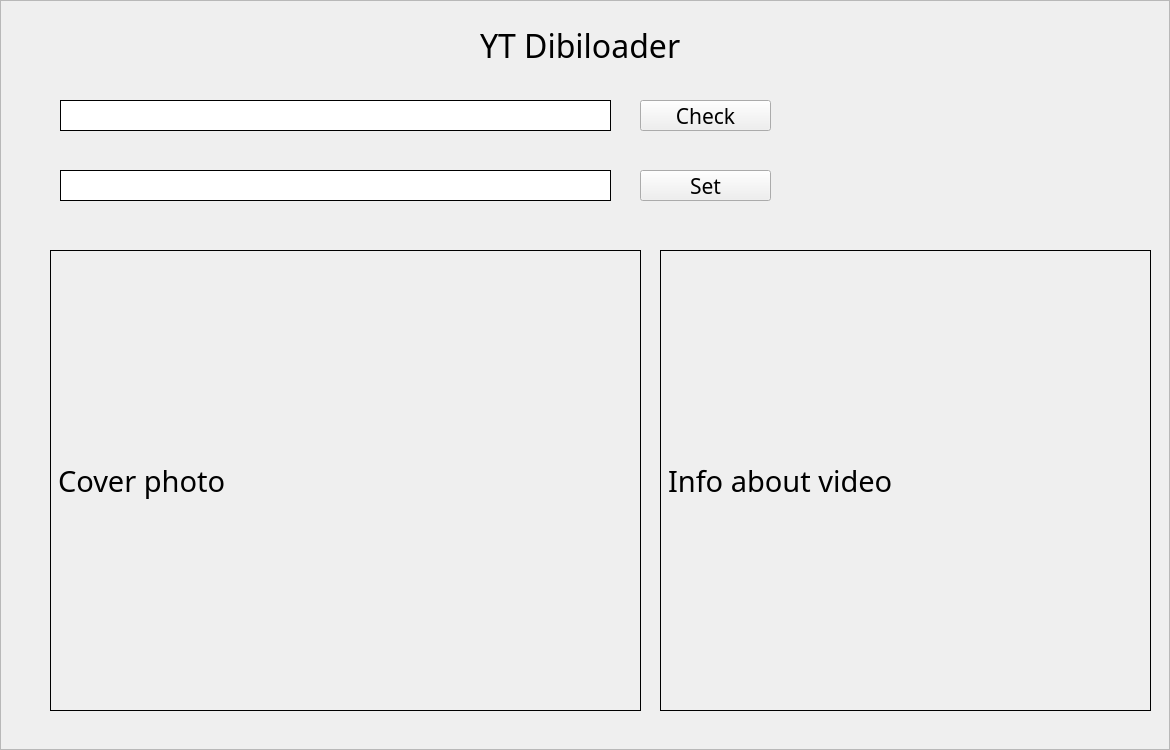
<?xml version="1.0" encoding="UTF-8"?>
<ui version="4.0">
 <class>MainWindow</class>
 <widget class="QMainWindow" name="MainWindow">
  <property name="geometry">
   <rect>
    <x>0</x>
    <y>0</y>
    <width>1170</width>
    <height>750</height>
   </rect>
  </property>
  <property name="windowTitle">
   <string>MainWindow</string>
  </property>
  <widget class="QWidget" name="centralwidget">
   <widget class="QFrame" name="frame">
    <property name="geometry">
     <rect>
      <x>0</x>
      <y>0</y>
      <width>1170</width>
      <height>750</height>
     </rect>
    </property>
    <property name="font">
     <font>
      <family>Adobe Devanagari</family>
      <pointsize>24</pointsize>
     </font>
    </property>
    <property name="frameShape">
     <enum>QFrame::StyledPanel</enum>
    </property>
    <property name="frameShadow">
     <enum>QFrame::Raised</enum>
    </property>
    <widget class="QLabel" name="dibiloader">
     <property name="geometry">
      <rect>
       <x>480</x>
       <y>20</y>
       <width>221</width>
       <height>51</height>
      </rect>
     </property>
     <property name="font">
      <font>
       <family>Adobe Devanagari</family>
       <pointsize>24</pointsize>
      </font>
     </property>
     <property name="text">
      <string>YT Dibiloader</string>
     </property>
    </widget>
    <widget class="QLabel" name="photo">
     <property name="geometry">
      <rect>
       <x>50</x>
       <y>250</y>
       <width>591</width>
       <height>461</height>
      </rect>
     </property>
     <property name="font">
      <font>
       <family>Adobe Devanagari</family>
       <pointsize>22</pointsize>
      </font>
     </property>
     <property name="styleSheet">
      <string notr="true">border: 1px solid black;
</string>
     </property>
     <property name="text">
      <string>Cover photo</string>
     </property>
    </widget>
    <widget class="QLabel" name="info">
     <property name="geometry">
      <rect>
       <x>660</x>
       <y>250</y>
       <width>491</width>
       <height>461</height>
      </rect>
     </property>
     <property name="font">
      <font>
       <family>Adobe Devanagari</family>
       <pointsize>22</pointsize>
      </font>
     </property>
     <property name="styleSheet">
      <string notr="true">border: 1px solid black
</string>
     </property>
     <property name="text">
      <string>Info about video</string>
     </property>
    </widget>
    <widget class="QLineEdit" name="url">
     <property name="geometry">
      <rect>
       <x>60</x>
       <y>100</y>
       <width>551</width>
       <height>31</height>
      </rect>
     </property>
     <property name="font">
      <font>
       <pointsize>18</pointsize>
      </font>
     </property>
     <property name="styleSheet">
      <string notr="true">border: 1px solid black</string>
     </property>
    </widget>
    <widget class="QPushButton" name="set_url">
     <property name="geometry">
      <rect>
       <x>640</x>
       <y>100</y>
       <width>131</width>
       <height>31</height>
      </rect>
     </property>
     <property name="font">
      <font>
       <pointsize>16</pointsize>
      </font>
     </property>
     <property name="text">
      <string>Check</string>
     </property>
    </widget>
    <widget class="QPushButton" name="set_folder">
     <property name="geometry">
      <rect>
       <x>640</x>
       <y>170</y>
       <width>131</width>
       <height>31</height>
      </rect>
     </property>
     <property name="font">
      <font>
       <pointsize>16</pointsize>
      </font>
     </property>
     <property name="text">
      <string>Set</string>
     </property>
    </widget>
    <widget class="QLabel" name="folder">
     <property name="geometry">
      <rect>
       <x>60</x>
       <y>170</y>
       <width>551</width>
       <height>31</height>
      </rect>
     </property>
     <property name="font">
      <font>
       <pointsize>18</pointsize>
      </font>
     </property>
     <property name="styleSheet">
      <string notr="true">QLabel {
	background-color: white;
	border: 1px solid black
}</string>
     </property>
     <property name="text">
      <string/>
     </property>
    </widget>
   </widget>
  </widget>
 </widget>
 <resources/>
 <connections/>
</ui>
